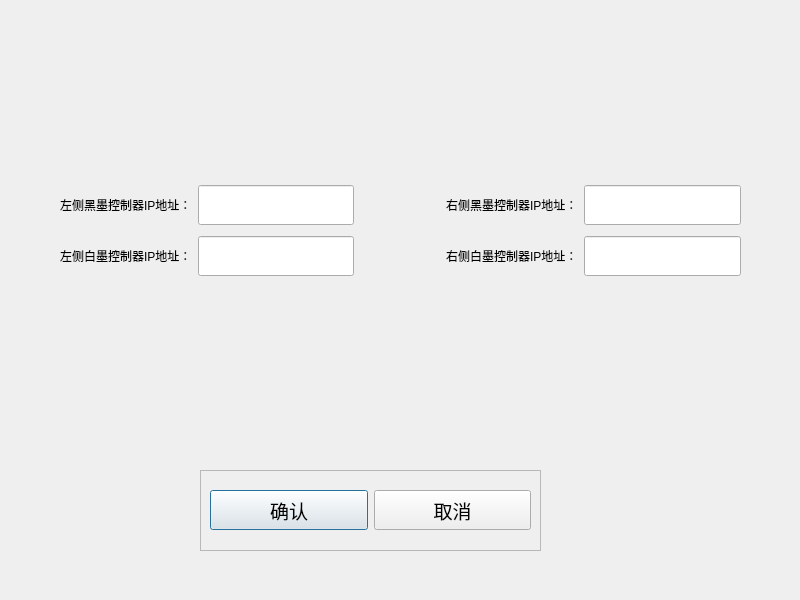
<?xml version="1.0" encoding="UTF-8"?>
<ui version="4.0">
 <class>ParaSytemSetDialog</class>
 <widget class="QDialog" name="ParaSytemSetDialog">
  <property name="geometry">
   <rect>
    <x>0</x>
    <y>0</y>
    <width>800</width>
    <height>600</height>
   </rect>
  </property>
  <property name="minimumSize">
   <size>
    <width>800</width>
    <height>600</height>
   </size>
  </property>
  <property name="windowTitle">
   <string>Dialog</string>
  </property>
  <widget class="QWidget" name="gridLayoutWidget">
   <property name="geometry">
    <rect>
     <x>60</x>
     <y>180</y>
     <width>681</width>
     <height>101</height>
    </rect>
   </property>
   <layout class="QGridLayout" name="gridLayout">
    <item row="0" column="0">
     <widget class="QLabel" name="label_5">
      <property name="font">
       <font>
        <pointsize>9</pointsize>
       </font>
      </property>
      <property name="text">
       <string>左侧黑墨控制器IP地址：</string>
      </property>
     </widget>
    </item>
    <item row="0" column="4">
     <widget class="QLineEdit" name="MarginRBlineEdit">
      <property name="minimumSize">
       <size>
        <width>0</width>
        <height>40</height>
       </size>
      </property>
      <property name="font">
       <font>
        <pointsize>14</pointsize>
       </font>
      </property>
     </widget>
    </item>
    <item row="0" column="3">
     <widget class="QLabel" name="label_8">
      <property name="font">
       <font>
        <pointsize>9</pointsize>
       </font>
      </property>
      <property name="text">
       <string>右侧黑墨控制器IP地址：</string>
      </property>
     </widget>
    </item>
    <item row="1" column="1">
     <widget class="QLineEdit" name="MarginLWlineEdit">
      <property name="minimumSize">
       <size>
        <width>0</width>
        <height>40</height>
       </size>
      </property>
      <property name="font">
       <font>
        <pointsize>14</pointsize>
       </font>
      </property>
     </widget>
    </item>
    <item row="1" column="3">
     <widget class="QLabel" name="label_3">
      <property name="font">
       <font>
        <pointsize>9</pointsize>
       </font>
      </property>
      <property name="text">
       <string>右侧白墨控制器IP地址：</string>
      </property>
     </widget>
    </item>
    <item row="1" column="0">
     <widget class="QLabel" name="label_6">
      <property name="font">
       <font>
        <pointsize>9</pointsize>
       </font>
      </property>
      <property name="text">
       <string>左侧白墨控制器IP地址：</string>
      </property>
     </widget>
    </item>
    <item row="1" column="4">
     <widget class="QLineEdit" name="MarginRWlineEdit">
      <property name="minimumSize">
       <size>
        <width>0</width>
        <height>40</height>
       </size>
      </property>
      <property name="font">
       <font>
        <pointsize>14</pointsize>
       </font>
      </property>
     </widget>
    </item>
    <item row="0" column="1">
     <widget class="QLineEdit" name="MarginLBlineEdit">
      <property name="minimumSize">
       <size>
        <width>0</width>
        <height>40</height>
       </size>
      </property>
      <property name="font">
       <font>
        <pointsize>14</pointsize>
       </font>
      </property>
     </widget>
    </item>
    <item row="0" column="2">
     <widget class="QWidget" name="widget" native="true">
      <property name="minimumSize">
       <size>
        <width>80</width>
        <height>0</height>
       </size>
      </property>
     </widget>
    </item>
   </layout>
  </widget>
  <widget class="QFrame" name="frame">
   <property name="geometry">
    <rect>
     <x>200</x>
     <y>470</y>
     <width>341</width>
     <height>81</height>
    </rect>
   </property>
   <property name="font">
    <font>
     <pointsize>14</pointsize>
    </font>
   </property>
   <property name="frameShape">
    <enum>QFrame::StyledPanel</enum>
   </property>
   <property name="frameShadow">
    <enum>QFrame::Raised</enum>
   </property>
   <widget class="QWidget" name="horizontalLayoutWidget_2">
    <property name="geometry">
     <rect>
      <x>10</x>
      <y>0</y>
      <width>321</width>
      <height>81</height>
     </rect>
    </property>
    <layout class="QHBoxLayout" name="horizontalLayout_2">
     <item>
      <widget class="QPushButton" name="UpdatepushButton">
       <property name="minimumSize">
        <size>
         <width>80</width>
         <height>40</height>
        </size>
       </property>
       <property name="font">
        <font>
         <pointsize>14</pointsize>
        </font>
       </property>
       <property name="text">
        <string>确认</string>
       </property>
      </widget>
     </item>
     <item>
      <widget class="QPushButton" name="CancelpushButton">
       <property name="minimumSize">
        <size>
         <width>80</width>
         <height>40</height>
        </size>
       </property>
       <property name="font">
        <font>
         <pointsize>14</pointsize>
        </font>
       </property>
       <property name="text">
        <string>取消</string>
       </property>
      </widget>
     </item>
    </layout>
   </widget>
  </widget>
 </widget>
 <resources/>
 <connections/>
</ui>
